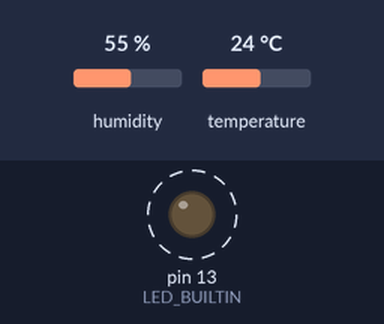
Recording of a sketch running on a simulated Arduino Uno, built with avr-gcc and run on an emulated ATmega328P. On the bench: output pins drawn as LEDs (lit = HIGH). Wiring (inferred from the names in the program): DHT11 sensor: data pin 5. Dashed ring = blinking. Inputs (shaded band) come from the test bench; at power-on: humidity 55 %, temperature 24 °C. What the sketch prints to the serial monitor is not drawn.

Above: at 0.2 s.
Timing chart, 0 to 3.0 s (numbered marks = the images above):
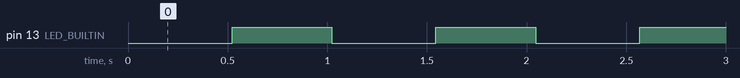

Measured:
- by itself, pin 13 (LED_BUILTIN): alternates HIGH for 0.50 s and LOW for 0.52 s

The sketch:

Task1.ino
```cpp
#define DHT_PORT PORTC
#define DHT_DDR DDRC
#define DHT_PIN PINC
#define DHT_BIT 6
#define dataPin 5
uint8_t humidity, temperature; /*значение влажности и температуры*/
uint8_t dht_read();

void setup() {
  Serial.begin(9600);
  pinMode(LED_BUILTIN, OUTPUT);
}

// the loop function runs over and over again forever
void loop() {
  digitalWrite(LED_BUILTIN, LOW);   /*выключим светодиод*/
  delay(500);
  dht_read();
  digitalWrite(LED_BUILTIN, HIGH);  /*включим светодиод, когда данные будут готовы*/
  delay(500);
  /*вывод результата в монитор*/
  Serial.print(humidity);
  Serial.println(" %");
  Serial.print(temperature);
  Serial.println(" *C");
}


uint8_t dht_read() {
  uint8_t datadht[5];


  //DHT_DDR |= (1 << DHT_BIT);
  pinMode(dataPin, OUTPUT);
  //DHT_PORT &= ~(1 << DHT_BIT);
  digitalWrite(dataPin, LOW);
  _delay_ms (18);
  //delay(18);
  //cli();
  //DHT_PORT |= (1 << DHT_BIT);
  digitalWrite(dataPin, HIGH);
  _delay_us (40);
  //delay(40);


  //DHT_DDR &= ~(1 << DHT_BIT);
  pinMode(dataPin, INPUT);
  _delay_us(10);
  //delay(10);
  //if (DHT_PIN & (1 << DHT_BIT)) { return -1; }
  if (digitalRead(dataPin)==HIGH) { return -1; }
  _delay_us(80);
  //delay(80);
  //if (!(DHT_PIN & (1 << DHT_BIT))) { return -1; }
  if (digitalRead(dataPin)==LOW) { return -1; }


 // while (DHT_PIN & (1 << DHT_BIT));
  while (digitalRead(dataPin)==HIGH);
  for (uint8_t j = 0; j < 5; j++) {
    datadht[j] = 0;
    for (uint8_t i = 0; i < 8; i++) {

      //while (!(DHT_PIN & (1 << DHT_BIT)));
      while (digitalRead(dataPin)==LOW);
      _delay_us(30);
      //delay(30);
      //if (DHT_PIN & (1 << DHT_BIT))
      if(digitalRead(dataPin)==HIGH)
        datadht[j] |= 1 << (7 - i);
      //while (DHT_PIN & (1 << DHT_BIT));
      while (digitalRead(dataPin)==HIGH);

    }
  }
  sei();
  _delay_us(50);
  //delay(50);

  uint8_t sum = datadht[0] + datadht[1] + datadht[2] + datadht[3];
  if (datadht[4] != sum) return -1;

  humidity = datadht[0];
  temperature = datadht[2];

  return 0;
}
```
